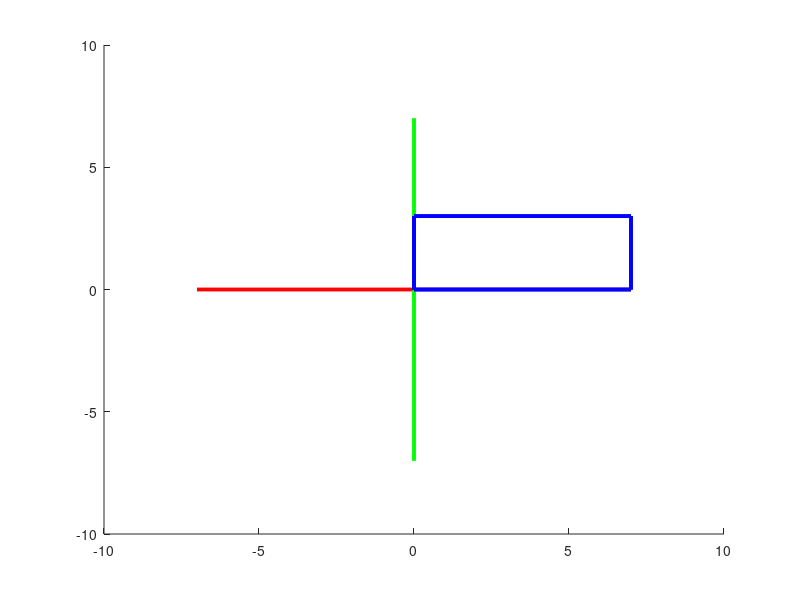

Write MATLAB code to recreate this figure.
clear all
clc

 promt = 'introduzca el valor (grados) de la rotacon X (phi):';
 phideg = input(promt);
 phiRad = deg2rad(phideg);
 
 promt = 'introduzca el valor (grados) de la rotacon Y (theta):';
 thetadeg = input(promt);
 thetaRad = deg2rad(thetadeg);
 
 promt = 'introduzca el valor (grados) de la rotacon Z (psi):';
 psideg = input(promt);
 psiRad = deg2rad(psideg);
  
 for phiRad=0:0.4:phiRad
     
    for thetaRad=0:0.4:thetaRad
        
       for psiRad=0:0.4:psiRad 
          
 line([-7 7],[0 0],[0 0],'color',[1 0 0],'linewidth',2.5); %establece el eje X en rojo
 line([0 0],[-7 7],[0 0],'color',[0 1 0],'linewidth',2.5); %establece el eje Y en verde
 line([0 0],[0 0],[-7 7],'color',[0 0 1],'linewidth',2.5); %establece el eje Z en azul

 p1=[0 0 0];
 p2=[7 0 0];
 p3=[7 3 0];
 p4=[0 3 0];
 p5=[0 3 2];
 p6=[0 0 2];
 p7=[7 0 2];
 p8=[7 3 2];

 
 line([p1(1) p2(1)],[p1(2) p2(2)],[p1(3) p2(3)],'color',[0 0 1],'linewidth',2.5); %% traza linea del punto p1 a p2 sobre el eje x
 line([p2(1) p3(1)],[p2(2) p3(2)],[p2(3) p3(3)],'color',[0 0 1],'linewidth',2.5);
 line([p3(1) p4(1)],[p3(2) p4(2)],[p3(3) p4(3)],'color',[0 0 1],'linewidth',2.5);
 line([p1(1) p4(1)],[p1(2) p4(2)],[p1(3) p4(3)],'color',[0 0 1],'linewidth',2.5);
 line([p4(1) p5(1)],[p4(2) p5(2)],[p4(3) p5(3)],'color',[0 0 1],'linewidth',2.5);
 line([p5(1) p6(1)],[p5(2) p6(2)],[p5(3) p6(3)],'color',[0 0 1],'linewidth',2.5);
 line([p5(1) p8(1)],[p5(2) p8(2)],[p5(3) p8(3)],'color',[0 0 1],'linewidth',2.5);
 line([p6(1) p7(1)],[p6(2) p7(2)],[p6(3) p7(3)],'color',[0 0 1],'linewidth',2.5);
 line([p6(1) p1(1)],[p6(2) p1(2)],[p6(3) p1(3)],'color',[0 0 1],'linewidth',2.5);
 line([p7(1) p8(1)],[p7(2) p8(2)],[p7(3) p8(3)],'color',[0 0 1],'linewidth',2.5);
 line([p7(1) p2(1)],[p7(2) p2(2)],[p7(3) p2(3)],'color',[0 0 1],'linewidth',2.5);
 line([p8(1) p3(1)],[p8(2) p3(2)],[p8(3) p3(3)],'color',[0 0 1],'linewidth',2.5);
 



Rz = [cos(psiRad) -sin(psiRad) 0; sin(psiRad) cos(psiRad) 0;0 0 1];
Rx = [1 0 0; 0 cos(phiRad) -sin(phiRad); 0 sin(phiRad) cos(phiRad)];
Ry = [ cos(thetaRad) 0 -sin(thetaRad); 0 1 0; sin(thetaRad) 0 cos(thetaRad)];
Rt=Ry*Rx*Rz;


p1r = Rt*p1';
p2r = Rt*p2';
p3r = Rt*p3';
p4r = Rt*p4';
p5r = Rt*p5';
p6r = Rt*p6';
p7r = Rt*p7';
p8r = Rt*p8';

 
     
 line([-7 7],[0 0],[0 0],'color',[1 0 0],'linewidth',2.5); %establece el eje X en rojo
 line([0 0],[-7 7],[0 0],'color',[0 1 0],'linewidth',2.5); %establece el eje Y en verde
 line([0 0],[0 0],[-7 7],'color',[0 0 1],'linewidth',2.5); %establece el eje Z en azul
 
 
 line([p1r(1) p2r(1)],[p1r(2) p2r(2)],[p1r(3) p2r(3)],'color',[0 0 1],'linewidth',2.5); %% traza linea del punto p1 a p2 sobre el eje x
 line([p2r(1) p3r(1)],[p2r(2) p3r(2)],[p2r(3) p3r(3)],'color',[0 0 1],'linewidth',2.5);
 line([p3r(1) p4r(1)],[p3r(2) p4r(2)],[p3r(2) p4r(3)],'color',[0 0 1],'linewidth',2.5);
 line([p1r(1) p4r(1)],[p1r(2) p4r(2)],[p1r(3) p4r(3)],'color',[0 0 1],'linewidth',2.5);
 line([p4r(1) p5r(1)],[p4r(2) p5r(2)],[p4r(3) p5r(3)],'color',[0 0 1],'linewidth',2.5);
 line([p5r(1) p6r(1)],[p5r(2) p6r(2)],[p5r(3) p6r(3)],'color',[0 0 1],'linewidth',2.5);
 line([p5r(1) p8r(1)],[p5r(2) p8r(2)],[p5r(3) p8r(3)],'color',[0 0 1],'linewidth',2.5);
 line([p6r(1) p7r(1)],[p6r(2) p7r(2)],[p6r(3) p7r(3)],'color',[0 0 1],'linewidth',2.5);
 line([p6r(1) p1r(1)],[p6r(2) p1r(2)],[p6r(3) p1r(3)],'color',[0 0 1],'linewidth',2.5);
 line([p7r(1) p8r(1)],[p7r(2) p8r(2)],[p7r(3) p8r(3)],'color',[0 0 1],'linewidth',2.5);
 line([p7r(1) p2r(1)],[p7r(2) p2r(2)],[p7r(3) p2r(3)],'color',[0 0 1],'linewidth',2.5);
 line([p8r(1) p3r(1)],[p8r(2) p3r(2)],[p8r(3) p3r(3)],'color',[0 0 1],'linewidth',2.5);

 pause(0.1);
      end
    end
   end